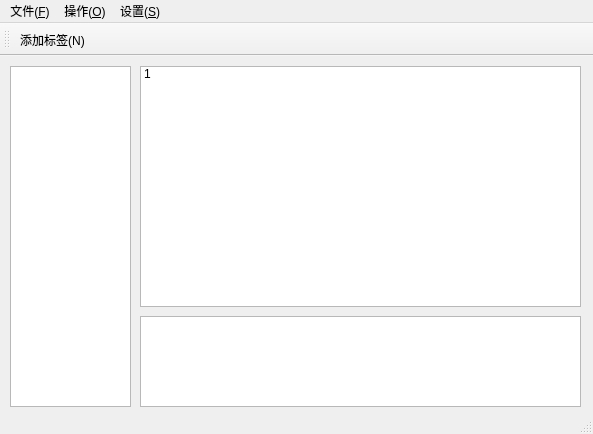
<?xml version="1.0" encoding="UTF-8"?>
<ui version="4.0">
 <class>MainWindow</class>
 <widget class="QMainWindow" name="MainWindow">
  <property name="geometry">
   <rect>
    <x>0</x>
    <y>0</y>
    <width>593</width>
    <height>434</height>
   </rect>
  </property>
  <property name="minimumSize">
   <size>
    <width>593</width>
    <height>434</height>
   </size>
  </property>
  <property name="maximumSize">
   <size>
    <width>593</width>
    <height>434</height>
   </size>
  </property>
  <property name="windowTitle">
   <string>便签管理器</string>
  </property>
  <widget class="QWidget" name="centralWidget">
   <widget class="QTreeView" name="treeView">
    <property name="geometry">
     <rect>
      <x>10</x>
      <y>10</y>
      <width>121</width>
      <height>341</height>
     </rect>
    </property>
   </widget>
   <widget class="QListWidget" name="listWidget">
    <property name="geometry">
     <rect>
      <x>140</x>
      <y>10</y>
      <width>441</width>
      <height>241</height>
     </rect>
    </property>
    <item>
     <property name="text">
      <string>1</string>
     </property>
     <property name="icon">
      <iconset resource="image.qrc">
       <normaloff>:/image/image/11.png</normaloff>:/image/image/11.png</iconset>
     </property>
    </item>
   </widget>
   <widget class="QTextEdit" name="textEdit">
    <property name="geometry">
     <rect>
      <x>140</x>
      <y>260</y>
      <width>441</width>
      <height>91</height>
     </rect>
    </property>
   </widget>
  </widget>
  <widget class="QMenuBar" name="menuBar">
   <property name="geometry">
    <rect>
     <x>0</x>
     <y>0</y>
     <width>593</width>
     <height>21</height>
    </rect>
   </property>
   <widget class="QMenu" name="menu">
    <property name="title">
     <string>文件(&amp;F)</string>
    </property>
    <addaction name="actionOpen"/>
    <addaction name="actionExit"/>
   </widget>
   <widget class="QMenu" name="menu_2">
    <property name="title">
     <string>操作(&amp;O)</string>
    </property>
    <addaction name="actionNew"/>
   </widget>
   <widget class="QMenu" name="menu_S">
    <property name="title">
     <string>设置(&amp;S)</string>
    </property>
   </widget>
   <addaction name="menu"/>
   <addaction name="menu_2"/>
   <addaction name="menu_S"/>
  </widget>
  <widget class="QStatusBar" name="statusBar"/>
  <widget class="QToolBar" name="toolBar">
   <property name="windowTitle">
    <string>toolBar</string>
   </property>
   <attribute name="toolBarArea">
    <enum>TopToolBarArea</enum>
   </attribute>
   <attribute name="toolBarBreak">
    <bool>false</bool>
   </attribute>
   <addaction name="actionNew"/>
  </widget>
  <action name="actionOpen">
   <property name="text">
    <string>open</string>
   </property>
  </action>
  <action name="actionExit">
   <property name="text">
    <string>exit</string>
   </property>
  </action>
  <action name="actionNew">
   <property name="icon">
    <iconset resource="image.qrc">
     <normaloff>:/image/image/new.png</normaloff>:/image/image/new.png</iconset>
   </property>
   <property name="text">
    <string>添加标签(&amp;N)</string>
   </property>
  </action>
 </widget>
 <layoutdefault spacing="6" margin="11"/>
 <resources>
  <include location="image.qrc"/>
 </resources>
 <connections/>
</ui>
